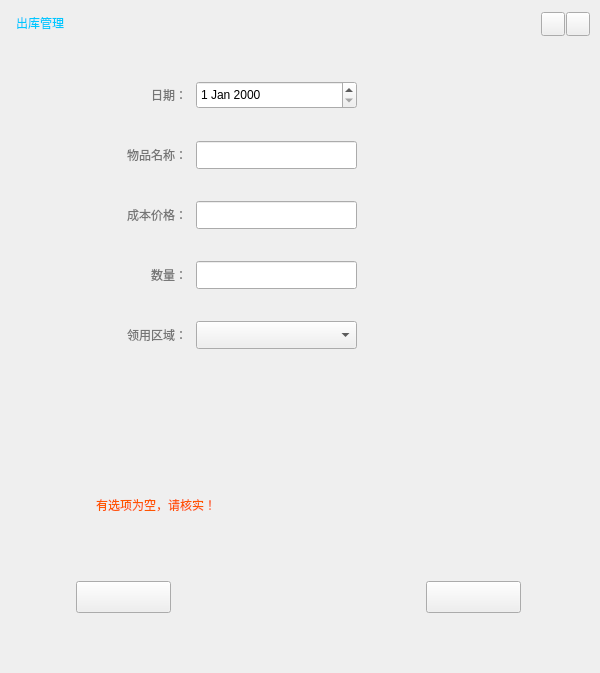
<?xml version="1.0" encoding="UTF-8"?>
<ui version="4.0">
 <class>DescMaterialWidget</class>
 <widget class="QWidget" name="DescMaterialWidget">
  <property name="geometry">
   <rect>
    <x>0</x>
    <y>0</y>
    <width>600</width>
    <height>673</height>
   </rect>
  </property>
  <property name="minimumSize">
   <size>
    <width>600</width>
    <height>673</height>
   </size>
  </property>
  <property name="maximumSize">
   <size>
    <width>600</width>
    <height>700</height>
   </size>
  </property>
  <property name="windowTitle">
   <string>出库管理</string>
  </property>
  <layout class="QVBoxLayout" name="verticalLayout">
   <property name="spacing">
    <number>0</number>
   </property>
   <property name="leftMargin">
    <number>6</number>
   </property>
   <property name="topMargin">
    <number>6</number>
   </property>
   <property name="rightMargin">
    <number>6</number>
   </property>
   <property name="bottomMargin">
    <number>6</number>
   </property>
   <item>
    <widget class="QWidget" name="pop_widget_title" native="true">
     <property name="minimumSize">
      <size>
       <width>0</width>
       <height>35</height>
      </size>
     </property>
     <property name="maximumSize">
      <size>
       <width>16777214</width>
       <height>35</height>
      </size>
     </property>
     <widget class="QPushButton" name="pop_close_btn">
      <property name="geometry">
       <rect>
        <x>560</x>
        <y>6</y>
        <width>24</width>
        <height>24</height>
       </rect>
      </property>
      <property name="text">
       <string/>
      </property>
     </widget>
     <widget class="QPushButton" name="pop_min_btn">
      <property name="geometry">
       <rect>
        <x>535</x>
        <y>6</y>
        <width>24</width>
        <height>24</height>
       </rect>
      </property>
      <property name="text">
       <string/>
      </property>
     </widget>
     <widget class="QLabel" name="title_lab">
      <property name="geometry">
       <rect>
        <x>10</x>
        <y>3</y>
        <width>151</width>
        <height>28</height>
       </rect>
      </property>
      <property name="styleSheet">
       <string notr="true">font: 75 12pt &quot;微软雅黑&quot;;
color: rgb(0, 200, 255);</string>
      </property>
      <property name="text">
       <string>出库管理</string>
      </property>
     </widget>
    </widget>
   </item>
   <item>
    <widget class="QWidget" name="widget" native="true">
     <property name="styleSheet">
      <string notr="true"/>
     </property>
     <widget class="QPushButton" name="pop_cancle_btn">
      <property name="geometry">
       <rect>
        <x>70</x>
        <y>540</y>
        <width>95</width>
        <height>32</height>
       </rect>
      </property>
      <property name="text">
       <string/>
      </property>
     </widget>
     <widget class="QPushButton" name="pop_commit_btn">
      <property name="geometry">
       <rect>
        <x>420</x>
        <y>540</y>
        <width>95</width>
        <height>32</height>
       </rect>
      </property>
      <property name="text">
       <string/>
      </property>
     </widget>
     <widget class="QLabel" name="remake_lab_2">
      <property name="geometry">
       <rect>
        <x>100</x>
        <y>40</y>
        <width>81</width>
        <height>28</height>
       </rect>
      </property>
      <property name="styleSheet">
       <string notr="true">color: rgb(117, 117, 117);
font: 75 12pt &quot;微软雅黑&quot;;</string>
      </property>
      <property name="text">
       <string>日期：</string>
      </property>
      <property name="alignment">
       <set>Qt::AlignRight|Qt::AlignTrailing|Qt::AlignVCenter</set>
      </property>
     </widget>
     <widget class="QDateEdit" name="dateEdit">
      <property name="geometry">
       <rect>
        <x>190</x>
        <y>40</y>
        <width>161</width>
        <height>28</height>
       </rect>
      </property>
      <property name="styleSheet">
       <string notr="true">color: rgb(0, 0, 0);</string>
      </property>
     </widget>
     <widget class="QLabel" name="remake_lab_5">
      <property name="geometry">
       <rect>
        <x>100</x>
        <y>100</y>
        <width>81</width>
        <height>28</height>
       </rect>
      </property>
      <property name="styleSheet">
       <string notr="true">color: rgb(117, 117, 117);
font: 75 12pt &quot;微软雅黑&quot;;</string>
      </property>
      <property name="text">
       <string>物品名称：</string>
      </property>
      <property name="alignment">
       <set>Qt::AlignRight|Qt::AlignTrailing|Qt::AlignVCenter</set>
      </property>
     </widget>
     <widget class="QLineEdit" name="subject_name_Edit">
      <property name="geometry">
       <rect>
        <x>190</x>
        <y>100</y>
        <width>161</width>
        <height>28</height>
       </rect>
      </property>
      <property name="readOnly">
       <bool>true</bool>
      </property>
     </widget>
     <widget class="QLabel" name="error_lab">
      <property name="geometry">
       <rect>
        <x>90</x>
        <y>450</y>
        <width>381</width>
        <height>28</height>
       </rect>
      </property>
      <property name="styleSheet">
       <string notr="true">font: 75 12pt &quot;微软雅黑&quot;;
color: rgb(255, 85, 0);</string>
      </property>
      <property name="text">
       <string>有选项为空，请核实！</string>
      </property>
     </widget>
     <widget class="QLabel" name="remake_lab_10">
      <property name="geometry">
       <rect>
        <x>100</x>
        <y>160</y>
        <width>81</width>
        <height>28</height>
       </rect>
      </property>
      <property name="styleSheet">
       <string notr="true">color: rgb(117, 117, 117);
font: 75 12pt &quot;微软雅黑&quot;;</string>
      </property>
      <property name="text">
       <string>成本价格：</string>
      </property>
      <property name="alignment">
       <set>Qt::AlignRight|Qt::AlignTrailing|Qt::AlignVCenter</set>
      </property>
     </widget>
     <widget class="QLineEdit" name="pice_Edit">
      <property name="geometry">
       <rect>
        <x>190</x>
        <y>160</y>
        <width>161</width>
        <height>28</height>
       </rect>
      </property>
      <property name="frame">
       <bool>true</bool>
      </property>
      <property name="readOnly">
       <bool>true</bool>
      </property>
     </widget>
     <widget class="QLineEdit" name="Number_Edit">
      <property name="geometry">
       <rect>
        <x>190</x>
        <y>220</y>
        <width>161</width>
        <height>28</height>
       </rect>
      </property>
      <property name="frame">
       <bool>true</bool>
      </property>
     </widget>
     <widget class="QLabel" name="remake_lab_11">
      <property name="geometry">
       <rect>
        <x>100</x>
        <y>220</y>
        <width>81</width>
        <height>28</height>
       </rect>
      </property>
      <property name="styleSheet">
       <string notr="true">color: rgb(117, 117, 117);
font: 75 12pt &quot;微软雅黑&quot;;</string>
      </property>
      <property name="text">
       <string>数量：</string>
      </property>
      <property name="alignment">
       <set>Qt::AlignRight|Qt::AlignTrailing|Qt::AlignVCenter</set>
      </property>
     </widget>
     <widget class="QLabel" name="remake_lab_12">
      <property name="geometry">
       <rect>
        <x>100</x>
        <y>280</y>
        <width>81</width>
        <height>28</height>
       </rect>
      </property>
      <property name="styleSheet">
       <string notr="true">color: rgb(117, 117, 117);
font: 75 12pt &quot;微软雅黑&quot;;</string>
      </property>
      <property name="text">
       <string>领用区域：</string>
      </property>
      <property name="alignment">
       <set>Qt::AlignRight|Qt::AlignTrailing|Qt::AlignVCenter</set>
      </property>
     </widget>
     <widget class="QComboBox" name="comboBox">
      <property name="geometry">
       <rect>
        <x>190</x>
        <y>280</y>
        <width>161</width>
        <height>28</height>
       </rect>
      </property>
     </widget>
    </widget>
   </item>
  </layout>
 </widget>
 <resources/>
 <connections/>
</ui>
